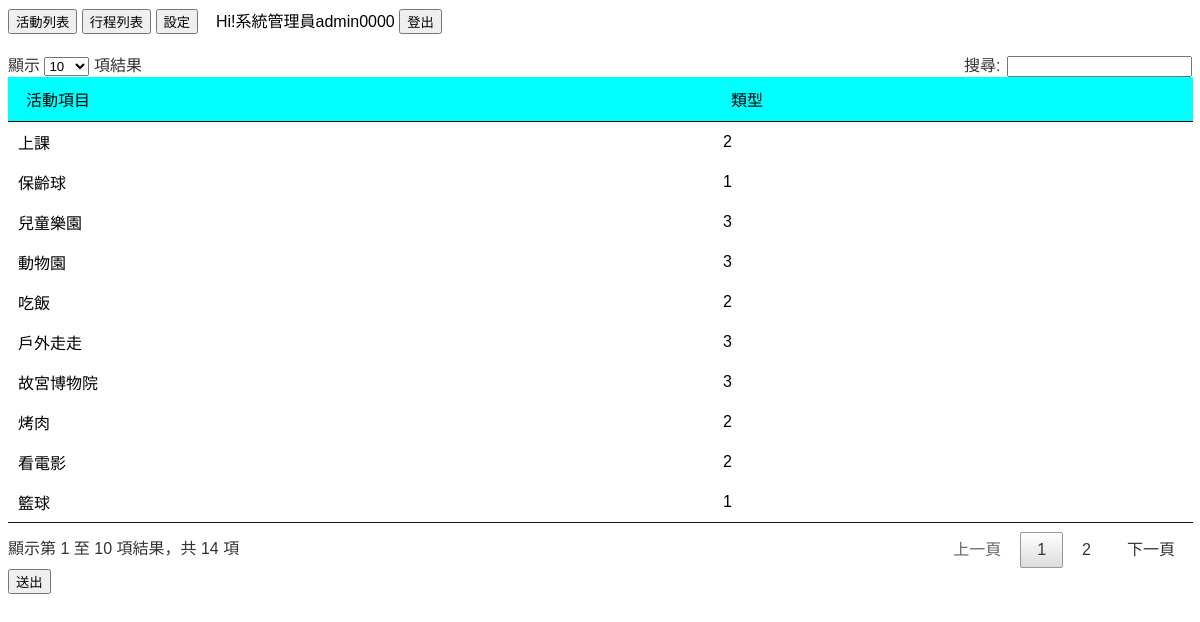
The page /plan_insert.php (signed in) on the database its author committed.
### tables this page shows
CREATE TABLE `activity` (
  `ac_id` int(6) UNSIGNED NOT NULL,
  `ac_type` int(30) NOT NULL,
  `ac_name` varchar(30) NOT NULL,
  `ac_weather` varchar(30) NOT NULL,
  `ac_drive` int(30) NOT NULL,
  `ac_carry` varchar(30) NOT NULL,
  `ac_spend` int(30) NOT NULL,
  `ac_hours` int(30) NOT NULL,
  `ac_timetype` varchar(30) NOT NULL,
  `ac_updatedate` timestamp NOT NULL DEFAULT CURRENT_TIMESTAMP ON UPDATE CURRENT_TIMESTAMP
);

### select_activity.php (called while the page is built, shortened)
<?php
    include("mysql.php");
    $sql = "select ac_id,ac_name,ac_type,(select name from activity_types where id = ac_type) as type_name,ac_weather,ac_drive,ac_carry,ac_spend,ac_hours,ac_timetype from activity";
    $query = $conn->query($sql);
    $active = $query->fetchAll(PDO::FETCH_ASSOC);
?>

### plan_insert.php (the view, shortened to what this page needs)
<html>
  <head>
  </head>
<?php include("link.php");?>
<?php session_start();
    include("mysql.php");
    $us_admin = $_SESSION['us_admin'];
    if(!empty($us_admin)){
        include("select_activity.php");
    }
 ?>
  <body>
    <form name="showForm" method="post">
        <input type="button" value="活動列表" onClick="show('activity')"/>
        <input type="button" value="行程列表" onClick="show('plan')"/>
        <input type="button" value="設定" onClick="show('setting')"/>
        &nbsp&nbsp
        Hi!<?php echo $_SESSION['us_name'];
        echo $_SESSION['us_account'];?>
        <input type="button" value="登出" onClick="show('sign_out')"/>
        <br/><br/>
        <table id="example">
	<thead>
        <tr>
            <td bgcolor="#00FFFF">活動項目</td>
            <td bgcolor="#00FFFF">類型</td>
        </tr>
	</thead>
	<tbody>
        <?php
            foreach ($active as $key => $value) {
        ?>
         <tr>
            <td class="ac_name">
                    <?php echo $value["ac_name"]?>
            </td>
            <td class="ac_type">
                    <?php echo $value["ac_type"]?>
            </td>
        </tr>
        <?php
            }
        ?>
	</tbody>
</table>
        <input type="submit" value="送出" onClick="go_plan()"/>
    </form>
  </body>
</html>

### assets/css/style.css (style rules this page uses)
body { font-family: Arial, Helvetica, sans-serif; }
table { font-size: 1em; }

### rows shown on the page
activity: ac_name "籃球", ac_type "1"
activity: ac_name "保齡球", ac_type "1"
activity: ac_name "吃飯", ac_type "2"
activity: ac_name "看電影", ac_type "2"
activity: ac_name "戶外走走", ac_type "3"
activity: ac_name "動物園", ac_type "3"
activity: ac_name "故宮博物院", ac_type "3"
activity: ac_name "兒童樂園", ac_type "3"
activity: ac_name "上課", ac_type "2"
activity: ac_name "烤肉", ac_type "2"

### other values the page prints
$_SESSION['us_name'] "系統管理員"
$_SESSION['us_account'] "admin0000"
